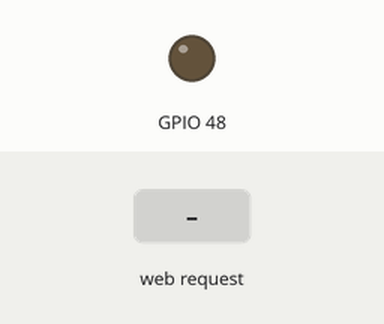
A program run on a simulated ESP32-S3. Shown: output pins drawn as LEDs (lit = HIGH). The inputs (shaded band) are chosen by the test bench. WiFi joins after 1.5 s; servers stay silent unless stated; what the program prints to the serial monitor is not drawn.

Above: at 3.5 s.
3.6 s: HTTP request GET /led/on received
At 4.1 s:
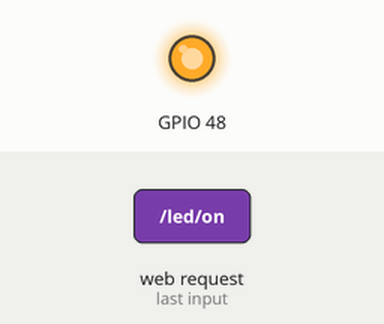
5.1 s: HTTP request GET /led/off received
At 6.4 s:
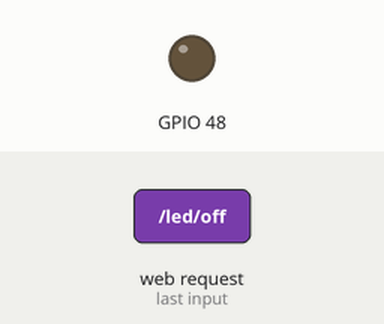
Timing chart, 0 to 8.1 s (numbered marks = the images above; inputs shaded):
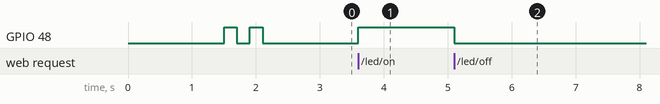

The program:

main.cpp
```cpp
#include <WiFi.h>
#include <WiFiClient.h>
#include <WiFiServer.h>

// Replace these with your actual Wi-Fi credentials
const char *ssid = "Amped_B1912_B7DC";
const char *password = "7601cbab";

WiFiServer server(80);

// Blink LED twice as a Wi-Fi connected debug signal
void blinkTwice()
{
  for (int i = 0; i < 2; i++)
  {
    digitalWrite(LED_BUILTIN, HIGH);
    delay(200);
    digitalWrite(LED_BUILTIN, LOW);
    delay(200);
  }
}

void setup()
{
  pinMode(LED_BUILTIN, OUTPUT);
  digitalWrite(LED_BUILTIN, LOW);

  Serial.begin(115200);
  while (!Serial)
  {
    delay(10); // wait for Serial to become ready (USB CDC delay workaround)
  }
  Serial.println("Serial ready...");
  Serial.println("\nConnecting to Wi-Fi...");
  WiFi.begin(ssid, password);

  // Wait until connected
  while (WiFi.status() != WL_CONNECTED)
  {
    delay(500);
    Serial.print(".");
  }

  Serial.println("\nWi-Fi connected.");
  Serial.print("ESP32 IP Address: ");
  Serial.println(WiFi.localIP());

  blinkTwice(); // Visual confirmation of connection

  server.begin();
}

void loop()
{
  // static unsigned long lastPrintTime = 0;
  // unsigned long now = millis();

  // // Print current IP every 5 seconds
  // if (now - lastPrintTime > 5000)
  // {
  //   lastPrintTime = now;

  //   if (WiFi.status() == WL_CONNECTED)
  //   {
  //     Serial.print("Current IP: ");
  //     Serial.println(WiFi.localIP());
  //   }
  //   else
  //   {
  //     Serial.println("Wi-Fi not connected");
  //   }
  // }

  // Handle HTTP client requests
  WiFiClient client = server.available();
  if (!client)
    return;

  Serial.println("Client connected");
  String request = "";
  while (client.connected())
  {
    if (client.available())
    {
      char c = client.read();
      request += c;
      if (request.endsWith("\r\n\r\n"))
        break;
    }
  }

  Serial.println("Request: " + request);

  String response = "LED command received";
  if (request.indexOf("GET /led/on") >= 0)
  {
    digitalWrite(LED_BUILTIN, HIGH);
    response = "LED turned ON";
  }
  else if (request.indexOf("GET /led/off") >= 0)
  {
    digitalWrite(LED_BUILTIN, LOW);
    response = "LED turned OFF";
  }

  client.println("HTTP/1.1 200 OK");
  client.println("Content-type:text/plain");
  client.println("Access-Control-Allow-Origin: *");
  client.println();
  client.println(response);
  client.println();

  delay(1);
  client.stop();
  Serial.println("Client disconnected\n");
}
```

Measured:
- after the input at 3.6 s, GPIO 48: LOW → HIGH at once
- after the input at 5.1 s, GPIO 48: HIGH → LOW at once
